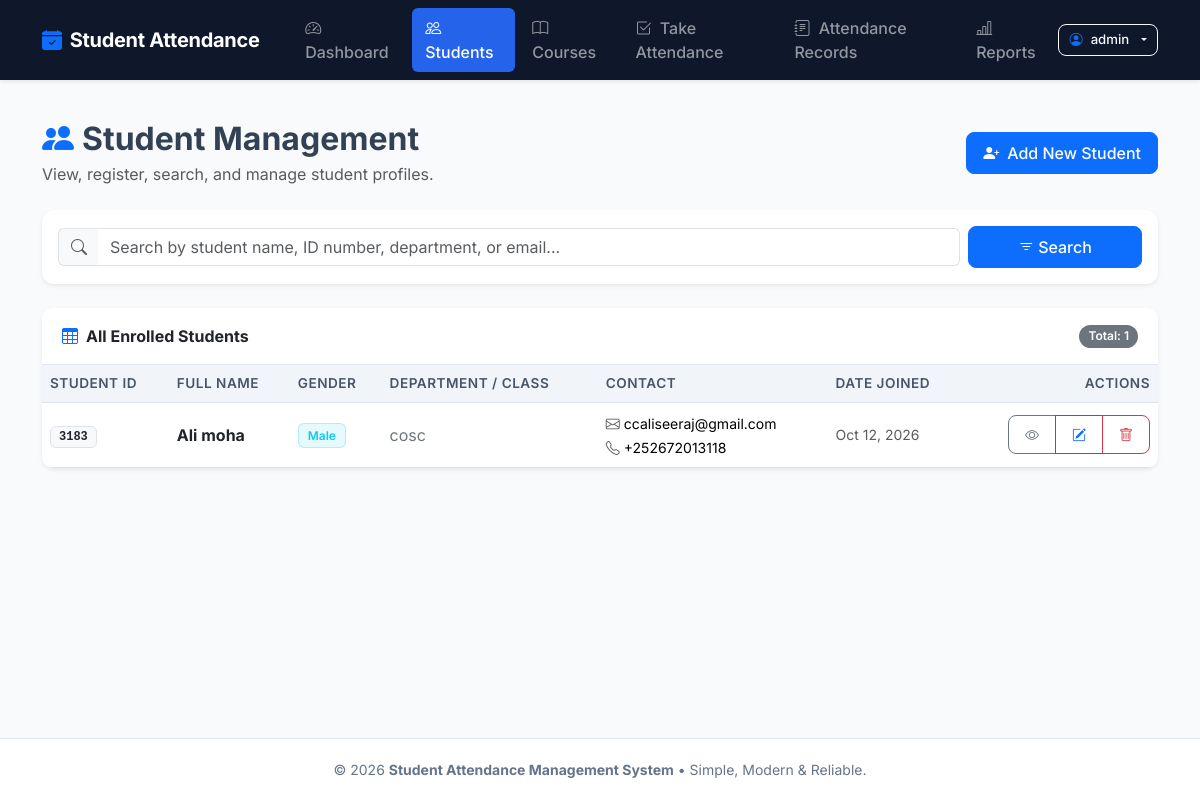
The app's page /students/ (signed in) with its own data.
### attendance/models.py (models this page shows, shortened)
class Student(models.Model):
    GENDER_CHOICES = [
        ('Male', 'Male'),
        ('Female', 'Female'),
        ('Other', 'Other'),
    ]
    student_id = models.CharField(
        max_length=50,
        unique=True,
        verbose_name="Student ID",
        help_text="Unique student registration number or ID"
    )
    full_name = models.CharField(
        max_length=120,
        verbose_name="Full Name"
    )
    gender = models.CharField(
        max_length=10,
        choices=GENDER_CHOICES,
        default='Male',
        verbose_name="Gender"
    )
    email = models.EmailField(
        blank=True,
        null=True,
        verbose_name="Email Address"
    )
    phone = models.CharField(
        max_length=20,
        blank=True,
        verbose_name="Phone Number"
    )
    department = models.CharField(
        max_length=100,
        verbose_name="Department / Class",
        help_text="e.g., Computer Science, Grade 10-A"
    )
    date_joined = models.DateField(
        default=timezone.now,
        verbose_name="Date Joined"
    )
    class Meta:
        ordering = ['student_id']
        verbose_name = "Student"
        verbose_name_plural = "Students"

### attendance/views.py (the view, shortened to what this page needs)
# urls.py: path('students/', views.student_list, name='student_list'),
@login_required(login_url='login')
def student_list(request):
    query = request.GET.get('q', '').strip()
    students = Student.objects.all()
    context = {
        'students': students,
        'query': query,
        'total_count': students.count()
    }
    return render(request, 'attendance/student_list.html', context)

### attendance/templates/attendance/student_list.html (shortened to what this page needs)
{% extends 'attendance/base.html' %}
{% block content %}
<div class="row align-items-center mb-4">
    <div class="col-md-6">
        <h2 class="fw-bold mb-1">
            <i class="bi bi-people-fill text-primary me-2"></i>Student Management
        </h2>
        <p class="text-muted mb-0">View, register, search, and manage student profiles.</p>
    </div>
    <div class="col-md-6 text-md-end mt-3 mt-md-0">
        <a href="{% url 'student_create' %}" class="btn btn-primary d-inline-flex align-items-center">
            <i class="bi bi-person-plus-fill me-2"></i>Add New Student
        </a>
    </div>
</div>
<div class="card border-0 shadow-sm mb-4">
    <div class="card-body p-3">
        <form method="GET" class="row g-2 align-items-center">
            <div class="col-md-9 col-lg-10">
                <div class="input-group">
                    <span class="input-group-text bg-light border-end-0">
                        <i class="bi bi-search text-muted"></i>
                    </span>
                    <input type="text" name="q" value="{{ query }}" class="form-control border-start-0" placeholder="Search by student name, ID number, department, or email...">
                </div>
            </div>
            <div class="col-md-3 col-lg-2 d-flex gap-2">
                <button type="submit" class="btn btn-primary w-100">
                    <i class="bi bi-filter me-1"></i>Search
                </button>
            </div>
        </form>
    </div>
</div>
<div class="card border-0 shadow-sm">
    <div class="card-header bg-white d-flex justify-content-between align-items-center">
        <span class="fw-bold text-dark">
            <i class="bi bi-table me-2 text-primary"></i>All Enrolled Students
        </span>
        <span class="badge bg-secondary rounded-pill">Total: {{ total_count }}</span>
    </div>
    <div class="card-body p-0">
        {% if students %}
        <div class="table-responsive">
            <table class="table table-hover table-custom align-middle mb-0">
                <thead>
                    <tr>
                        <th>Student ID</th>
                        <th>Full Name</th>
                        <th>Gender</th>
                        <th>Department / Class</th>
                        <th>Contact</th>
                        <th>Date Joined</th>
                        <th class="text-end">Actions</th>
                    </tr>
                </thead>
                <tbody>
                    {% for student in students %}
                    <tr>
                        <td>
                            <span class="badge bg-light text-dark border font-monospace px-2 py-1">
                                {{ student.student_id }}
                            </span>
                        </td>
                        <td class="fw-semibold text-dark">
                            <a href="{% url 'student_detail' student.pk %}" class="text-decoration-none text-dark fw-bold">
                                {{ student.full_name }}
                            </a>
                        </td>
                        <td>
                            {% if student.gender == 'Male' %}
                                <span class="badge bg-info bg-opacity-10 text-info border border-info border-opacity-25">Male</span>
                            {% elif student.gender == 'Female' %}
                                <span class="badge bg-danger bg-opacity-10 text-danger border border-danger border-opacity-25">Female</span>
                            {% else %}
                                <span class="badge bg-secondary bg-opacity-10 text-secondary border border-secondary border-opacity-25">{{ student.gender }}</span>
                            {% endif %}
                        </td>
                        <td>
                            <span class="text-secondary">{{ student.department }}</span>
                        </td>
                        <td>
                            {% if student.email %}
                                <div><small><i class="bi bi-envelope me-1 text-muted"></i>{{ student.email }}</small></div>
                            {% endif %}
                            {% if student.phone %}
                                <div><small><i class="bi bi-telephone me-1 text-muted"></i>{{ student.phone }}</small></div>
                            {% endif %}
                        </td>
                        <td class="text-muted small">
                            {{ student.date_joined|date:"M d, Y" }}
                        </td>
                        <td class="text-end">
                            <div class="btn-group btn-group-sm" role="group">
                                <a href="{% url 'student_detail' student.pk %}" class="btn btn-outline-secondary" title="View Student Profile">
                                    <i class="bi bi-eye"></i>
                                </a>
                                <a href="{% url 'student_edit' student.pk %}" class="btn btn-outline-primary" title="Edit Student">
                                    <i class="bi bi-pencil-square"></i>
                                </a>
                                <a href="{% url 'student_delete' student.pk %}" class="btn btn-outline-danger" title="Delete Student">
                                    <i class="bi bi-trash"></i>
                                </a>
                            </div>
                        </td>
                    </tr>
                    {% endfor %}
                </tbody>
            </table>
        </div>
        {% endif %}
    </div>
</div>
{% endblock %}

### attendance/templates/attendance/base.html (shortened to what this page needs)
<!DOCTYPE html>
<html lang="en">
<head>
    <link href="https://cdn.jsdelivr.net/npm/bootstrap@5.3.3/dist/css/bootstrap.min.css" rel="stylesheet">
    <link href="https://cdn.jsdelivr.net/npm/bootstrap-icons@1.11.3/font/bootstrap-icons.min.css" rel="stylesheet">
</head>
<body>
    <nav class="navbar navbar-expand-lg navbar-dark bg-dark sticky-top shadow-sm py-2">
        <div class="container">
            <a class="navbar-brand d-flex align-items-center gap-2" href="{% url 'dashboard' %}">
                <i class="bi bi-calendar-check-fill text-primary"></i>
                <span>Student Attendance</span>
            </a>
            <div class="collapse navbar-collapse" id="mainNavbar">
                {% if user.is_authenticated %}
                <ul class="navbar-nav me-auto mb-2 mb-lg-0 ms-lg-3 gap-1">
                    <li class="nav-item">
                        <a class="nav-link {% if request.resolver_match.url_name == 'dashboard' %}active{% endif %}" href="{% url 'dashboard' %}">
                            <i class="bi bi-speedometer2 me-1"></i> Dashboard
                        </a>
                    </li>
                    <li class="nav-item">
                        <a class="nav-link {% if 'student' in request.resolver_match.url_name and 'report' not in request.resolver_match.url_name %}active{% endif %}" href="{% url 'student_list' %}">
                            <i class="bi bi-people me-1"></i> Students
                        </a>
                    </li>
                    <li class="nav-item">
                        <a class="nav-link {% if 'course' in request.resolver_match.url_name %}active{% endif %}" href="{% url 'course_list' %}">
                            <i class="bi bi-book me-1"></i> Courses
                        </a>
                    </li>
                    <li class="nav-item">
                        <a class="nav-link {% if request.resolver_match.url_name == 'take_attendance' %}active{% endif %}" href="{% url 'take_attendance' %}">
                            <i class="bi bi-check2-square me-1"></i> Take Attendance
                        </a>
                    </li>
                    <li class="nav-item">
                        <a class="nav-link {% if request.resolver_match.url_name == 'attendance_records' %}active{% endif %}" href="{% url 'attendance_records' %}">
                            <i class="bi bi-journal-text me-1"></i> Attendance Records
                        </a>
                    </li>
                    <li class="nav-item">
                        <a class="nav-link {% if request.resolver_match.url_name == 'student_report' %}active{% endif %}" href="{% url 'student_report' %}">
                            <i class="bi bi-bar-chart-line me-1"></i> Reports
                        </a>
                    </li>
                </ul>
                <div class="dropdown">
                    <button class="btn btn-outline-light btn-sm dropdown-toggle d-flex align-items-center gap-2" type="button" id="userMenuButton" data-bs-toggle="dropdown" aria-expanded="false">
                        <i class="bi bi-person-circle text-primary"></i>
                        <span>{{ user.username }}</span>
                    </button>
                </div>
                {% endif %}
            </div>
        </div>
    </nav>
    <main class="container my-4 flex-grow-1">
        {% block content %}{% endblock %}
    </main>
    <footer>
        <div class="container text-center">
            <p class="mb-0">
                &copy; {% now "Y" %} <strong>Student Attendance Management System</strong> &bull; Simple, Modern &amp; Reliable.
            </p>
        </div>
    </footer>
</body>
</html>

### attendance/templates/attendance/base.html (style rules this page uses)
:root { --bs-body-font-family: 'Inter', system-ui, -apple-system, sans-serif; --primary-accent: #2563eb; --brand-dark: #0f172a; }
body { font-family: var(--bs-body-font-family); background-color: #f8fafc; color: #334155; min-height: 100vh; display: flex; flex-direction: column; }
.navbar-brand { font-weight: 700; letter-spacing: -0.3px; }
.navbar-dark.bg-dark { background-color: var(--brand-dark) !important; }
.nav-link { font-weight: 500; transition: all 0.2s ease; padding: 0.5rem 0.85rem !important; border-radius: 6px; }
.nav-link.active { background-color: var(--primary-accent) !important; color: #fff !important; }
.card { border: 1px solid #e2e8f0; box-shadow: 0 1px 3px rgba(0, 0, 0, 0.05); border-radius: 12px; overflow: hidden; }
.card-header { background-color: #ffffff; border-bottom: 1px solid #e2e8f0; font-weight: 600; padding: 1rem 1.25rem; }
.table-custom { margin-bottom: 0; }
.table-custom th { background-color: #f1f5f9; color: #475569; font-weight: 600; font-size: 0.85rem; text-transform: uppercase; letter-spacing: 0.5px; border-top: none; }
.btn { border-radius: 8px; font-weight: 500; padding: 0.5rem 1rem; }
.btn-sm { padding: 0.35rem 0.65rem; font-size: 0.825rem; }
.badge { font-weight: 600; padding: 0.45em 0.75em; border-radius: 6px; }
footer { margin-top: auto; background-color: #ffffff; border-top: 1px solid #e2e8f0; padding: 1.25rem 0; color: #64748b; font-size: 0.875rem; }

### records on screen
Student: student_id "3183", full_name "Ali moha", gender "Male", department "cosc", email "ccaliseeraj@gmail.com", phone "+252672013118", date_joined "Oct 12, 2026"

### other values on screen
{{ user.username }} "admin"
{{ total_count }} "1"
